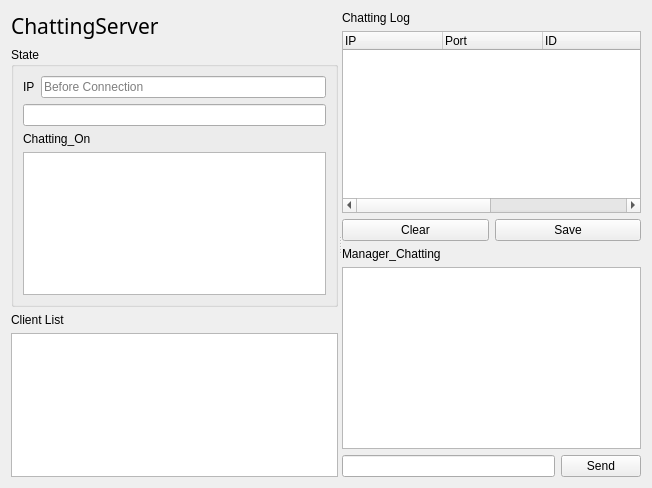
<?xml version="1.0" encoding="UTF-8"?>
<ui version="4.0">
 <class>ChatServerForm</class>
 <widget class="QWidget" name="ChatServerForm">
  <property name="geometry">
   <rect>
    <x>0</x>
    <y>0</y>
    <width>652</width>
    <height>488</height>
   </rect>
  </property>
  <property name="windowTitle">
   <string>Chatting Server</string>
  </property>
  <layout class="QHBoxLayout" name="horizontalLayout_5">
   <item>
    <widget class="QSplitter" name="splitter">
     <property name="orientation">
      <enum>Qt::Horizontal</enum>
     </property>
     <widget class="QWidget" name="layoutWidget">
      <layout class="QVBoxLayout" name="verticalLayout_2">
       <item>
        <widget class="QLabel" name="chatServerLabel">
         <property name="font">
          <font>
           <family>휴먼매직체</family>
           <pointsize>16</pointsize>
          </font>
         </property>
         <property name="text">
          <string>ChattingServer</string>
         </property>
        </widget>
       </item>
       <item>
        <widget class="QGroupBox" name="groupBox">
         <property name="title">
          <string>State</string>
         </property>
         <layout class="QVBoxLayout" name="verticalLayout">
          <item>
           <layout class="QHBoxLayout" name="horizontalLayout_2">
            <item>
             <widget class="QLabel" name="ipLabel">
              <property name="text">
               <string>IP</string>
              </property>
             </widget>
            </item>
            <item>
             <widget class="QLineEdit" name="ipLineEdit">
              <property name="readOnly">
               <bool>true</bool>
              </property>
              <property name="placeholderText">
               <string>Before Connection</string>
              </property>
             </widget>
            </item>
           </layout>
          </item>
          <item>
           <widget class="QLineEdit" name="stateLineedit">
            <property name="readOnly">
             <bool>true</bool>
            </property>
           </widget>
          </item>
          <item>
           <widget class="QLabel" name="stateLabel">
            <property name="text">
             <string>Chatting_On</string>
            </property>
           </widget>
          </item>
          <item>
           <widget class="QTreeView" name="chattingTreeView">
            <property name="rootIsDecorated">
             <bool>false</bool>
            </property>
            <property name="wordWrap">
             <bool>true</bool>
            </property>
           </widget>
          </item>
         </layout>
        </widget>
       </item>
       <item>
        <widget class="QLabel" name="clientListLabel">
         <property name="text">
          <string>Client List</string>
         </property>
        </widget>
       </item>
       <item>
        <widget class="QTableView" name="svClientTableView">
         <property name="enabled">
          <bool>true</bool>
         </property>
         <property name="editTriggers">
          <set>QAbstractItemView::NoEditTriggers</set>
         </property>
         <property name="alternatingRowColors">
          <bool>false</bool>
         </property>
         <property name="selectionBehavior">
          <enum>QAbstractItemView::SelectRows</enum>
         </property>
         <attribute name="horizontalHeaderVisible">
          <bool>true</bool>
         </attribute>
         <attribute name="horizontalHeaderStretchLastSection">
          <bool>true</bool>
         </attribute>
         <attribute name="verticalHeaderVisible">
          <bool>false</bool>
         </attribute>
        </widget>
       </item>
       <item>
        <layout class="QHBoxLayout" name="horizontalLayout"/>
       </item>
      </layout>
     </widget>
     <widget class="QWidget" name="layoutWidget1">
      <layout class="QVBoxLayout" name="verticalLayout_3">
       <item>
        <widget class="QLabel" name="chatLogLabel">
         <property name="text">
          <string>Chatting Log</string>
         </property>
        </widget>
       </item>
       <item>
        <widget class="QTreeWidget" name="chatlogTreeWidget">
         <property name="rootIsDecorated">
          <bool>false</bool>
         </property>
         <property name="wordWrap">
          <bool>true</bool>
         </property>
         <column>
          <property name="text">
           <string>IP</string>
          </property>
         </column>
         <column>
          <property name="text">
           <string>Port</string>
          </property>
         </column>
         <column>
          <property name="text">
           <string>ID</string>
          </property>
         </column>
         <column>
          <property name="text">
           <string>Name</string>
          </property>
         </column>
         <column>
          <property name="text">
           <string>Message</string>
          </property>
         </column>
         <column>
          <property name="text">
           <string>Time</string>
          </property>
         </column>
        </widget>
       </item>
       <item>
        <layout class="QHBoxLayout" name="horizontalLayout_3">
         <item>
          <widget class="QPushButton" name="clearPushButton">
           <property name="text">
            <string>Clear</string>
           </property>
          </widget>
         </item>
         <item>
          <widget class="QPushButton" name="savePushButton">
           <property name="text">
            <string>Save</string>
           </property>
          </widget>
         </item>
        </layout>
       </item>
       <item>
        <widget class="QLabel" name="managerChatLabel">
         <property name="text">
          <string>Manager_Chatting</string>
         </property>
        </widget>
       </item>
       <item>
        <widget class="QTextEdit" name="message">
         <property name="readOnly">
          <bool>true</bool>
         </property>
        </widget>
       </item>
       <item>
        <layout class="QHBoxLayout" name="horizontalLayout_4">
         <item>
          <widget class="QLineEdit" name="inputLineEdit"/>
         </item>
         <item>
          <widget class="QPushButton" name="sendButton">
           <property name="text">
            <string>Send</string>
           </property>
          </widget>
         </item>
        </layout>
       </item>
      </layout>
     </widget>
    </widget>
   </item>
  </layout>
 </widget>
 <resources/>
 <connections>
  <connection>
   <sender>clearPushButton</sender>
   <signal>clicked()</signal>
   <receiver>chatlogTreeWidget</receiver>
   <slot>clear()</slot>
   <hints>
    <hint type="sourcelabel">
     <x>270</x>
     <y>295</y>
    </hint>
    <hint type="destinationlabel">
     <x>288</x>
     <y>195</y>
    </hint>
   </hints>
  </connection>
 </connections>
</ui>
